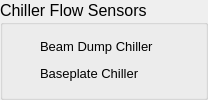
        <widget class="QGroupBox" name="ChillerFlowSensors">
         <property name="sizePolicy">
          <sizepolicy hsizetype="MinimumExpanding" vsizetype="MinimumExpanding">
           <horstretch>0</horstretch>
           <verstretch>0</verstretch>
          </sizepolicy>
         </property>
         <property name="maximumSize">
          <size>
           <width>500</width>
           <height>16777215</height>
          </size>
         </property>
         <property name="font">
          <font>
           <pointsize>12</pointsize>
          </font>
         </property>
         <property name="title">
          <string>Chiller Flow Sensors</string>
         </property>
         <layout class="QVBoxLayout" name="verticalLayout_9">
          <item>
           <layout class="QHBoxLayout" name="horizontalLayout_5">
            <item>
             <widget class="PyDMByteIndicator" name="PyDMByteIndicator_3">
              <property name="sizePolicy">
               <sizepolicy hsizetype="Fixed" vsizetype="Fixed">
                <horstretch>0</horstretch>
                <verstretch>0</verstretch>
               </sizepolicy>
              </property>
              <property name="minimumSize">
               <size>
                <width>20</width>
                <height>20</height>
               </size>
              </property>
              <property name="maximumSize">
               <size>
                <width>20</width>
                <height>20</height>
               </size>
              </property>
              <property name="sizeIncrement">
               <size>
                <width>20</width>
                <height>20</height>
               </size>
              </property>
              <property name="toolTip">
               <string/>
              </property>
              <property name="alarmSensitiveContent" stdset="0">
               <bool>true</bool>
              </property>
              <property name="channel" stdset="0">
               <string>ca://${P}:LPS:DUMP_CHILLER:ERROR_RBV</string>
              </property>
              <property name="onColor" stdset="0">
               <color>
                <red>255</red>
                <green>0</green>
                <blue>0</blue>
               </color>
              </property>
              <property name="offColor" stdset="0">
               <color>
                <red>0</red>
                <green>255</green>
                <blue>0</blue>
               </color>
              </property>
              <property name="showLabels" stdset="0">
               <bool>false</bool>
              </property>
             </widget>
            </item>
            <item>
             <widget class="PyDMLabel" name="PyDMLabel_59">
              <property name="sizePolicy">
               <sizepolicy hsizetype="Preferred" vsizetype="Fixed">
                <horstretch>0</horstretch>
                <verstretch>0</verstretch>
               </sizepolicy>
              </property>
              <property name="font">
               <font>
                <pointsize>10</pointsize>
               </font>
              </property>
              <property name="toolTip">
               <string/>
              </property>
              <property name="text">
               <string>Beam Dump Chiller</string>
              </property>
             </widget>
            </item>
            <item>
             <spacer name="horizontalSpacer_7">
              <property name="orientation">
               <enum>Qt::Horizontal</enum>
              </property>
              <property name="sizeHint" stdset="0">
               <size>
                <width>40</width>
                <height>20</height>
               </size>
              </property>
             </spacer>
            </item>
           </layout>
          </item>
          <item>
           <layout class="QHBoxLayout" name="horizontalLayout_40">
            <item>
             <widget class="PyDMByteIndicator" name="PyDMByteIndicator_4">
              <property name="sizePolicy">
               <sizepolicy hsizetype="Fixed" vsizetype="Fixed">
                <horstretch>0</horstretch>
                <verstretch>0</verstretch>
               </sizepolicy>
              </property>
              <property name="minimumSize">
               <size>
                <width>20</width>
                <height>20</height>
               </size>
              </property>
              <property name="maximumSize">
               <size>
                <width>20</width>
                <height>20</height>
               </size>
              </property>
              <property name="toolTip">
               <string/>
              </property>
              <property name="alarmSensitiveContent" stdset="0">
               <bool>true</bool>
              </property>
              <property name="channel" stdset="0">
               <string>ca://${P}:LPS:BASEPLATE_CHILLER:ERROR_RBV</string>
              </property>
              <property name="onColor" stdset="0">
               <color>
                <red>255</red>
                <green>0</green>
                <blue>0</blue>
               </color>
              </property>
              <property name="offColor" stdset="0">
               <color>
                <red>0</red>
                <green>255</green>
                <blue>0</blue>
               </color>
              </property>
              <property name="showLabels" stdset="0">
               <bool>false</bool>
              </property>
             </widget>
            </item>
            <item>
             <widget class="PyDMLabel" name="PyDMLabel_60">
              <property name="sizePolicy">
               <sizepolicy hsizetype="Preferred" vsizetype="Fixed">
                <horstretch>0</horstretch>
                <verstretch>0</verstretch>
               </sizepolicy>
              </property>
              <property name="font">
               <font>
                <pointsize>10</pointsize>
               </font>
              </property>
              <property name="toolTip">
               <string/>
              </property>
              <property name="text">
               <string>Baseplate Chiller</string>
              </property>
             </widget>
            </item>
            <item>
             <spacer name="horizontalSpacer_8">
              <property name="orientation">
               <enum>Qt::Horizontal</enum>
              </property>
              <property name="sizeHint" stdset="0">
               <size>
                <width>40</width>
                <height>20</height>
               </size>
              </property>
             </spacer>
            </item>
           </layout>
          </item>
         </layout>
        </widget>
